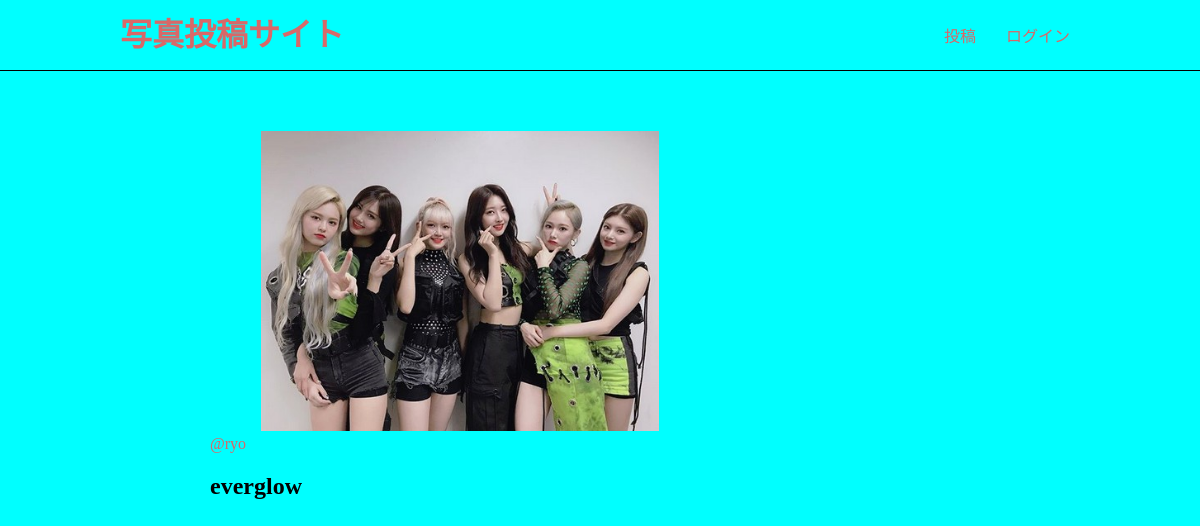
Page /photos/3/ on the committed database.
### app/models.py (models this page shows, shortened)
class Photo(models.Model):
    title = models.CharField(max_length=150)
    comment = models.TextField(blank=True)
    image = models.ImageField(upload_to='photos')
    category = models.ForeignKey(Category,
                                on_delete=models.PROTECT) # 追加
    user = models.ForeignKey(User, on_delete=models.CASCADE)
    created_at = models.DateTimeField(auto_now=True)

### app/views.py (the view)
# urls.py: path('photos/<int:pk>/', views.photos_detail, name='photos_detail'),
def photos_detail(request, pk):
        photo = get_object_or_404(Photo, pk=pk)
        return render(request, 'app/photos_detail.html', {'photo': photo})

### app/templates/app/photos_detail.html (shortened to what this page needs)
{% extends 'app/base.html' %} {% block content %}
<div class="photo-detail">
  <img src="{{ photo.image.url }}" class="photo-img" />
  <div class="photo-info">
    <a
      href="{% url 'app:users_detail'
                      photo.user.id %}"
      >@{{ photo.user }}</a
    >
  </div>
  <h2>{{ photo.title }}</h2>
</div>
{% endblock %}

### static/css/style.css (style rules this page uses)
html, body { margin: 0; background-color: cyan; }
div { box-sizing: border-box; }
a { text-decoration: none; color: rgb(216, 104, 104); }
.photo-img { width: 100%; max-width: 500px; height: 300px; object-fit: cover; border-radius: 4px; }
.photo-detail .photo-img { object-fit: contain; }

### rows in the picture
Photo: image (picture), user "ryo", title "everglow"
